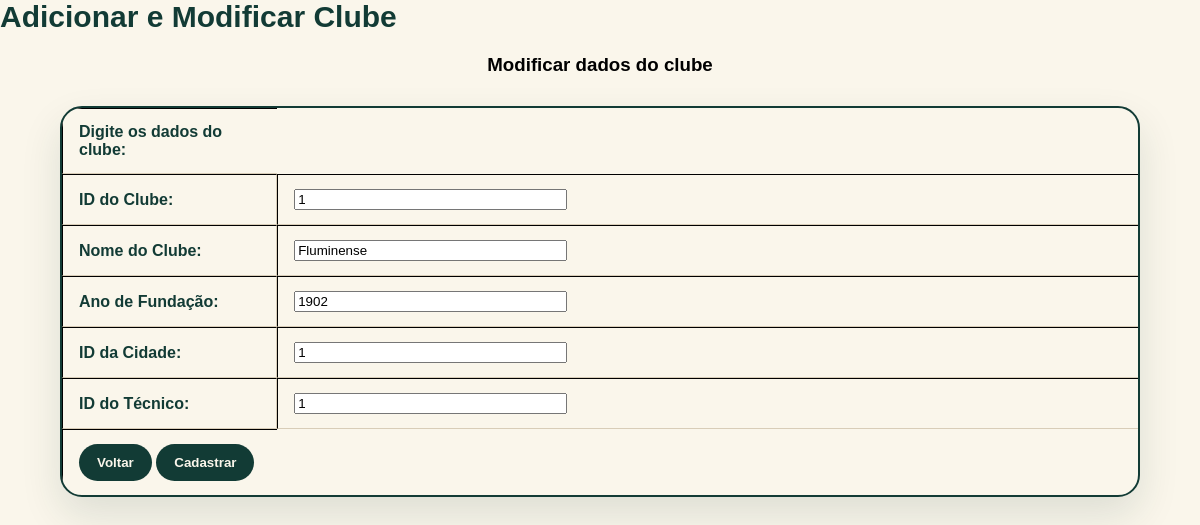
The app's page /adicionarClube.php?codigo=1 with its own data.
### tables this page shows
CREATE TABLE IF NOT EXISTS Clube (
    idClube INT NOT NULL,
    nome VARCHAR(100) NOT NULL,
    anoFundacao INT NOT NULL,
    idCidade INT NOT NULL,
    idTecnico INT UNIQUE NOT NULL,
    PRIMARY KEY (idClube),
    INDEX fk_Clube_Cidade1_idx (idCidade ASC) VISIBLE,
    INDEX fk_Clube_Tecnico1_idx (idTecnico ASC) VISIBLE,
    CONSTRAINT fk_Clube_Cidade1 FOREIGN KEY (idCidade) REFERENCES Cidade (idCidade) ON DELETE RESTRICT ON UPDATE NO ACTION,
    CONSTRAINT fk_Clube_Tecnico1 FOREIGN KEY (idTecnico) REFERENCES Tecnico (idTecnico) ON DELETE RESTRICT ON UPDATE NO ACTION
);

### adicionarClube.php (the view, shortened to what this page needs)
<html>
    <head>
    </head>
    <body>
        <h1 id="titulo">Adicionar e Modificar Clube</h1>
        <form action="addClube.php" method="POST">
            <?php
                if(isset($_GET["codigo"])){
                    include("./config.php");
                    $con = mysqli_connect($host, $login, $senha, $bd);
            ?>
            <center>
                <h3 id="tituloModificar">Modificar dados do clube</h3>
            </center>
            <?php
                $sql = "SELECT * FROM clube WHERE idClube = ".$_GET["codigo"];
                $result = mysqli_query($con, $sql);
                $vetor = mysqli_fetch_array($result, MYSQLI_ASSOC);
            ?>
            <?php
                }else{
            ?>
            <center>
                <h3 id="tituloAdicionar">Adicionar clube</h3>
            </center>
            <?php
                }
            ?>
            <table border = "1" cellspace = "0" class="tabela">
                <tr>
                    <td>
                        <font size = "3"> Digite os dados do clube: </font>
                    </td>
                </tr>
                <tr>
                    <td width = 20%>
                        <font size = "3"> ID do Clube: </font>
                    </td>
                    <td colspan="2" width = 80%>
                        <input type = "text" name = "idClube" value = "<?php echo @$vetor["idClube"] ?>" maxlength="50" size="31">
                    </td>
                </tr>
                <tr>
                    <td width = 20%>
                        <font size = "3"> Nome do Clube: </font>
                    </td>
                    <td colspan="2" width = 80%>
                        <input type = "text" name = "nome" value = "<?php echo @$vetor["nome"] ?>" maxlength="50" size="31">
                    </td>
                </tr>
                <tr>
                    <td width = 20%>
                        <font size = "3"> Ano de Fundação: </font>
                    </td>
                    <td colspan="2" width = 80%>
                        <input type = "text" name = "anoFundacao" value = "<?php echo @$vetor["anoFundacao"] ?>" maxlength="50" size="31">
                    </td>
                </tr>
                <tr>
                    <td width = 20%>
                        <font size = "3"> ID da Cidade: </font>
                    </td>
                    <td colspan="2" width = 80%>
                        <input type = "text" name = "idCidade" value = "<?php echo @$vetor["idCidade"] ?>" maxlength="50" size="31">
                    </td>
                </tr>
                <tr>
                    <td width = 20%>
                        <font size = "3"> ID do Técnico: </font>
                    </td>
                    <td colspan="2" width = 80%>
                        <input type = "text" name = "idTecnico" value = "<?php echo @$vetor["idTecnico"] ?>" maxlength="50" size="31">
                    </td>
                </tr>
                <tr>
                    <td>
                        <input type="button" value="Voltar" onclick="location.href='index.php'">
                        <input type="submit" value="Cadastrar">
                    </td>
                </tr>
            </table>
        </form>
    </body>
</html>

### adicionarClube.php (style rules this page uses)
body { background-color: #FAF6EB; margin: 0; padding: 0; font-family: sans-serif; }
#titulo { color: #123B35; font-size: 30px; }
.tabela { width: 90%; margin: 30px auto; border-collapse: separate; border-spacing: 0; background-color: #FAF6EB; border: 2px solid #123B35; border-radius: 22px; overflow: hidden; box-shadow: 0 18px 40px rgba(18, 59, 53, 0.12); }
.tabela td, .tabela th { padding: 14px 16px; border-bottom: 1px solid #D8CDB8; border-right: 1px solid #D8CDB8; color: #123B35; font-weight: 600; }
.tabela td:last-child, .tabela th:last-child { border-right: none; }
.tabela tr:last-child td { border-bottom: none; }
input[type="button"], input[type="submit"] { background-color: #123B35; color: #FAF6EB; padding: 11px 18px; border: none; border-radius: 999px; cursor: pointer; font-weight: bold; transition: 0.2s; }

### records on screen
clube: idClube "1", nome "Fluminense", anoFundacao "1902", idCidade "1", idTecnico "1"
